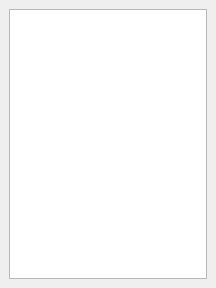
<ui version="4.0" >
 <author></author>
 <comment></comment>
 <exportmacro></exportmacro>
 <class>Gui::TaskView::TaskSketcherConstrains</class>
 <widget class="QWidget" name="Gui::TaskView::TaskSketcherConstrains" >
  <property name="geometry" >
   <rect>
    <x>0</x>
    <y>0</y>
    <width>216</width>
    <height>288</height>
   </rect>
  </property>
  <property name="windowTitle" >
   <string>Form</string>
  </property>
  <layout class="QVBoxLayout" >
   <property name="margin" >
    <number>9</number>
   </property>
   <property name="spacing" >
    <number>6</number>
   </property>
   <item>
    <widget class="QListWidget" name="listWidgetConstraints" >
     <property name="modelColumn" >
      <number>0</number>
     </property>
    </widget>
   </item>
  </layout>
 </widget>
 <pixmapfunction></pixmapfunction>
 <resources/>
 <connections/>
</ui>
